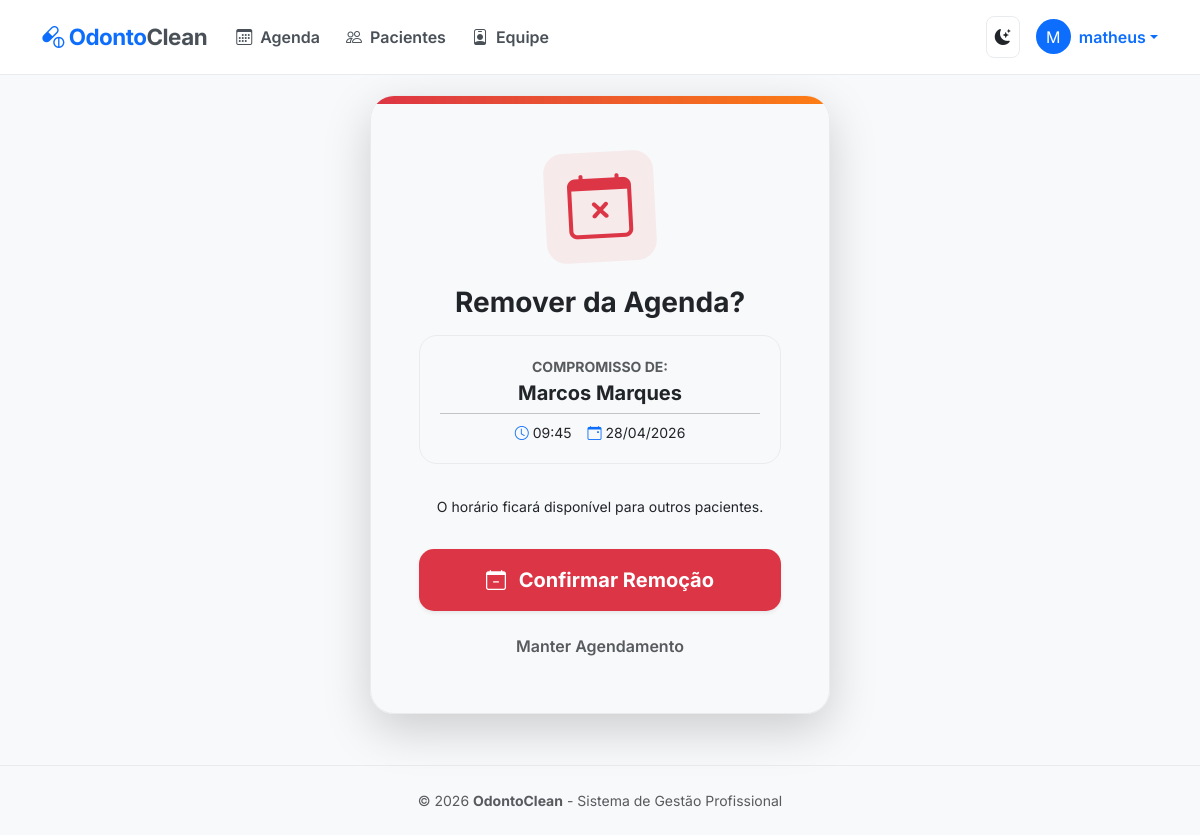
/excluir/1/ (signed in), run on the app's committed database.
### agendamentos/models.py (models this page shows, shortened)
class Agendamento(models.Model):
    STATUS_CHOICES = [
        ('agendado', 'Agendado'),
        ('cancelado', 'Cancelado'),
        ('concluido', 'Concluído'),
    ]
    paciente = models.ForeignKey(Paciente, on_delete=models.CASCADE)
    dentista = models.ForeignKey(Dentista, on_delete=models.CASCADE)
    data_hora = models.DateTimeField()
    procedimento = models.ForeignKey('Procedimento', on_delete=models.SET_NULL, null=True, blank=True)
    valor_final = models.DecimalField(max_digits=10, decimal_places=2, null=True, blank=True)
    status = models.CharField(max_length=10, choices=STATUS_CHOICES, default='agendado')

class Paciente(models.Model):
    nome = models.CharField(max_length=100)
    cpf = models.CharField(max_length=14, unique=True)
    email = models.EmailField()
    telefone = models.CharField(max_length=15)
    data_nascimento = models.DateField()

### agendamentos/views.py (the view)
# urls.py: path('excluir/<int:pk>/', views.excluir_agendamento, name='excluir_agendamento'),
@login_required
def excluir_agendamento(request, pk):
    agendamento = get_object_or_404(Agendamento, pk=pk)
    if request.method == 'POST':
        agendamento.delete()
        return redirect('index')
    return render(request, 'agendamentos/confirmar_exclusao.html', {'agendamento': agendamento})

### agendamentos/templates/agendamentos/confirmar_exclusao.html (shortened to what this page needs)
{% extends 'agendamentos/base.html' %}
{% block content %}
<div class="container d-flex align-items-center justify-content-center" style="min-height: 75vh;">
    <div class="delete-card shadow-lg animate__animated animate__zoomIn">
        <div class="danger-line"></div>
        <div class="p-5 text-center">
            <div class="icon-box-calendar mb-4">
                <i class="bi bi-calendar-x display-3 text-danger"></i>
            </div>
            <h3 class="fw-bold mb-3">Remover da Agenda?</h3>
            <div class="appointment-details mb-4">
                <p class="text-muted mb-1 small text-uppercase fw-bold">Compromisso de:</p>
                <h5 class="fw-bold text-main">{{ agendamento.paciente.nome }}</h5>
                <hr class="my-2 opacity-25">
                <div class="d-flex justify-content-center gap-3 small">
                    <span><i class="bi bi-clock me-1 text-primary"></i>{{ agendamento.data_hora|date:"H:i" }}</span>
                    <span><i class="bi bi-calendar-event me-1 text-primary"></i>{{ agendamento.data_hora|date:"d/m/Y" }}</span>
                </div>
            </div>
            <div class="alert alert-danger-subtle border-0 py-2 mb-4" style="border-radius: 12px;">
                <p class="small m-0">
                    O horário ficará disponível para outros pacientes.
                </p>
            </div>
            <form method="post">
                <div class="d-grid gap-3">
                    <button type="submit" class="btn btn-danger btn-lg py-3 fw-bold shadow-sm action-btn">
                        <i class="bi bi-calendar-minus me-2"></i> Confirmar Remoção
                    </button>
                    <a href="{% url 'index' %}" class="btn btn-link text-muted text-decoration-none fw-semibold">
                        Manter Agendamento
                    </a>
                </div>
            </form>
        </div>
    </div>
</div>
{% endblock %}

### agendamentos/templates/agendamentos/base.html (shortened to what this page needs)
{% load static %}
<!DOCTYPE html>
<html lang="pt-br">
<head>
    <link href="https://cdn.jsdelivr.net/npm/bootstrap@5.3.0/dist/css/bootstrap.min.css" rel="stylesheet">
    <link rel="stylesheet" href="https://cdn.jsdelivr.net/npm/bootstrap-icons@1.11.1/font/bootstrap-icons.css">
</head>
<body>
    <nav class="navbar navbar-expand-lg sticky-top">
        <div class="container">
            <a class="navbar-brand fw-bold" href="{% url 'index' %}">
                <i class="bi bi-capsule-pill"></i> Odonto<span class="text-dark-emphasis">Clean</span>
            </a>
            <div class="collapse navbar-collapse" id="navbarNav">
                <ul class="navbar-nav me-auto">
                    <li class="nav-item">
                        <a class="nav-link" href="{% url 'index' %}"><i class="bi bi-calendar3 me-1"></i> Agenda</a>
                    </li>
                    <li class="nav-item">
                        <a class="nav-link" href="{% url 'lista_pacientes' %}"><i class="bi bi-people me-1"></i> Pacientes</a>
                    </li>
                    <li class="nav-item">
                        <a class="nav-link" href="{% url 'lista_dentistas' %}"><i class="bi bi-person-badge me-1"></i> Equipe</a>
                    </li>
                </ul>
                <div class="d-flex align-items-center gap-3">
                    <button class="theme-toggle-nav" id="themeBtn">
                        <i class="bi bi-moon-stars" id="themeIcon"></i>
                    </button>
                    <div class="dropdown">
                        <a href="#" class="d-flex align-items-center text-decoration-none dropdown-toggle text-main" data-bs-toggle="dropdown">
                            <div class="bg-primary text-white rounded-circle d-flex align-items-center justify-content-center me-2" style="width: 35px; height: 35px;">
                                {{ user.username|first|upper }}
                            </div>
                            <span class="fw-semibold d-none d-sm-inline">{{ user.username }}</span>
                        </a>
                    </div>
                </div>
            </div>
        </div>
    </nav>
    <main class="container">
        {% block content %}
        {% endblock %}
    </main>
    <footer class="text-center py-4">
        <p class="text-muted small m-0">&copy; 2026 <strong>OdontoClean</strong> - Sistema de Gestão Profissional</p>
    </footer>
</body>
</html>

### agendamentos/templates/agendamentos/base.html (style rules this page uses)
:root { --bg-body: #f8f9fa; --bg-navbar: #ffffff; --text-main: #212529; --primary-blue: #0d6efd; --border-color: #e9ecef; --nav-link: #495057; }
body { background-color: var(--bg-body); color: var(--text-main); font-family: 'Inter', sans-serif; transition: background 0.3s ease; }
.navbar { background-color: var(--bg-navbar) !important; border-bottom: 1px solid var(--border-color); padding: 15px 0; }
.navbar-brand { font-size: 1.4rem; letter-spacing: -0.5px; color: var(--primary-blue) !important; }
.nav-link { color: var(--nav-link) !important; font-weight: 600; transition: 0.2s; margin: 0 5px; }
.theme-toggle-nav { cursor: pointer; padding: 8px; border-radius: 8px; display: flex; align-items: center; justify-content: center; border: 1px solid var(--border-color); background: transparent; color: var(--text-main); transition: 0.3s; }
main { min-height: 80vh; padding-top: 20px; }
footer { border-top: 1px solid var(--border-color); margin-top: 50px; }

### agendamentos/templates/agendamentos/confirmar_exclusao.html (style rules this page uses)
.delete-card { background: var(--bg-card); border-radius: 24px; overflow: hidden; width: 100%; max-width: 460px; border: 1px solid var(--border-color); transition: all 0.3s ease; }
.danger-line { height: 8px; background: linear-gradient(90deg, #dc3545, #fd7e14); }
.icon-box-calendar { background: rgba(220, 53, 69, 0.08); width: 110px; height: 110px; border-radius: 20px; display: flex; align-items: center; justify-content: center; margin: 0 auto; transform: rotate(-3deg); }
.appointment-details { background: var(--bg-body); padding: 20px; border-radius: 18px; border: 1px solid var(--border-color); }
.action-btn { border-radius: 15px; transition: 0.3s; border: none; }
.animate__zoomIn { animation: zoomIn 0.4s cubic-bezier(0.175, 0.885, 0.32, 1.275); }

### data on the page
Agendamento: paciente.nome "Marcos Marques", data_hora "09:45", data_hora "28/04/2026"

### other printed values
{{ user.username|first|upper }} "M"
{{ user.username }} "matheus"
